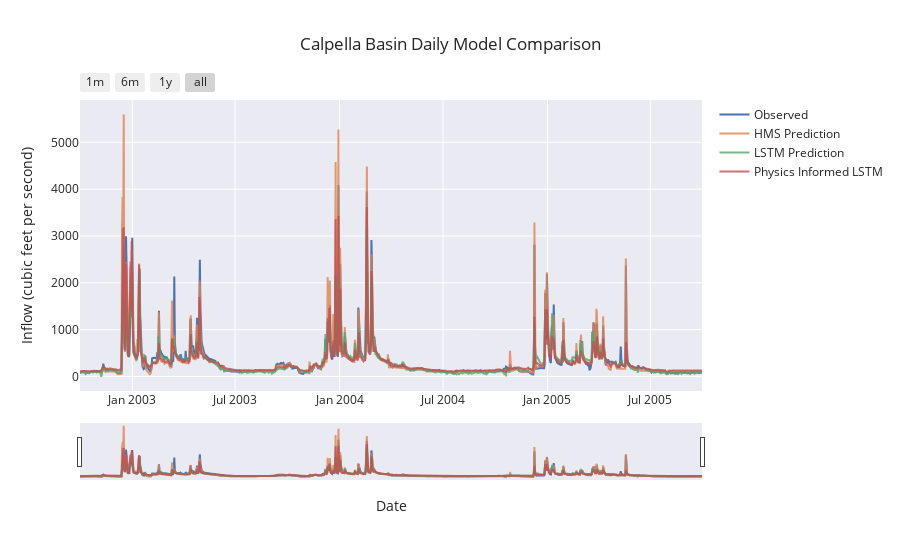

Notebook source saved alongside this figure:
### Code cell
fancyCombinedPlot(lstm_results=lstm_results_path, lstmPhysics_results= lstmPhysics_results_path, HMS_results=path_to_physics_data, title='Calpella Basin Daily Model Comparison', fName = "calpella_daily_eval_metrics.csv")

### Figure 1 — Plotly figure (JSON) as saved in the notebook; plotly's stock layout.template omitted (floating-point values rounded to 4 significant figures; data arrays with more than 128 entries replaced by an {"elided": "..."} marker saying what was removed)
{"data": [{"mode": "lines", "name": "Observed", "type": "scatter", "x": {"elided": "1096 str values"}, "y": {"elided": "1096 float values"}}, {"mode": "lines", "name": "HMS Prediction", "opacity": 0.8, "type": "scatter", "x": {"elided": "1096 str values"}, "y": {"elided": "1096 float values"}}, {"mode": "lines", "name": "LSTM Prediction", "opacity": 0.8, "type": "scatter", "x": {"elided": "1096 str values"}, "y": {"elided": "1096 float values"}}, {"mode": "lines", "name": "Physics Informed LSTM", "opacity": 0.8, "type": "scatter", "x": {"elided": "1096 str values"}, "y": {"elided": "1096 float values"}}], "layout": {"autosize": true, "hovermode": "x unified", "title": {"text": "Calpella Basin Daily Model Comparison"}, "xaxis": {"autorange": true, "range": ["2002-10-01", "2005-09-30"], "rangeselector": {"buttons": [{"count": 1, "label": "1m", "step": "month", "stepmode": "backward"}, {"count": 6, "label": "6m", "step": "month", "stepmode": "backward"}, {"count": 1, "label": "1y", "step": "year", "stepmode": "backward"}, {"step": "all"}]}, "rangeslider": {"autorange": true, "range": ["2002-10-01", "2005-09-30"], "visible": true, "yaxis": {"_template": null, "rangemode": "match"}}, "title": {"text": "Date"}, "type": "date"}, "yaxis": {"autorange": true, "range": [-310.7, 5903.0], "title": {"text": "Inflow (cubic feet per second)"}, "type": "linear"}}}
